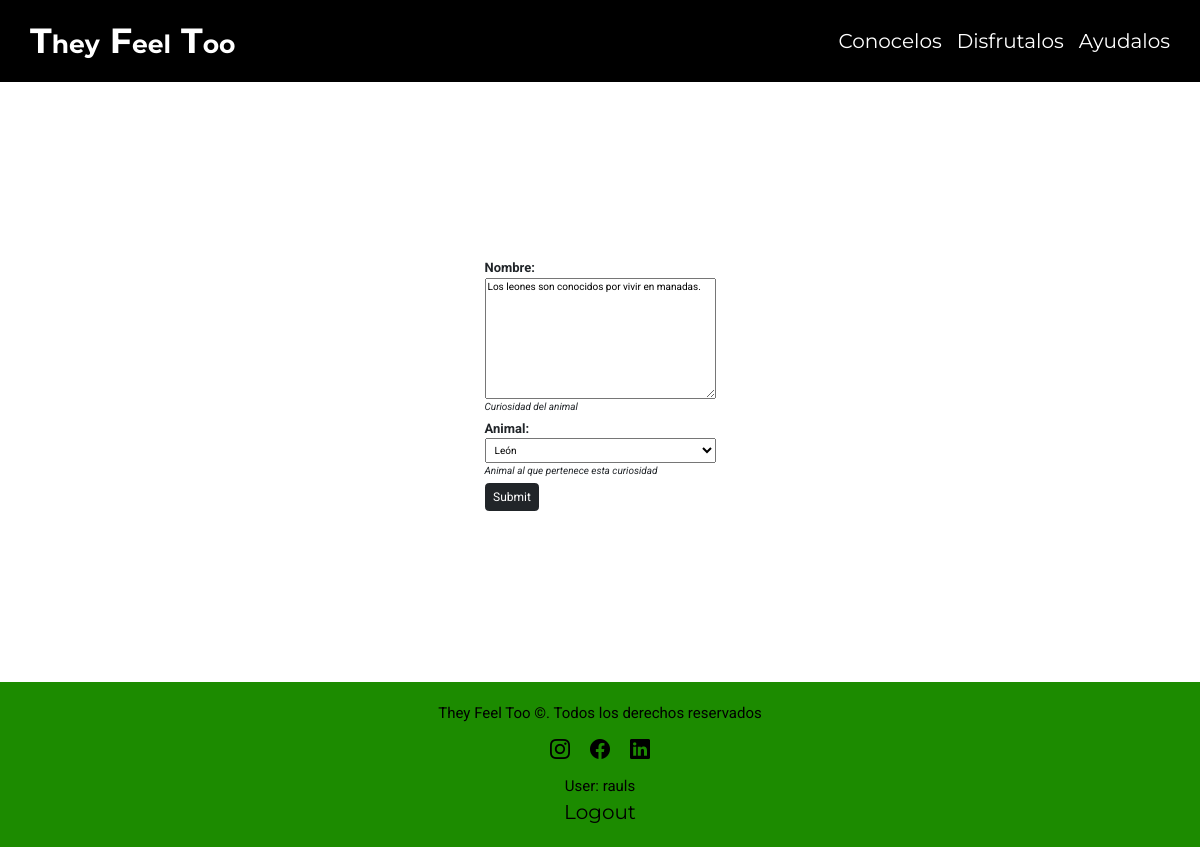
The page /home/curiosidad/update/1 (signed in) on the database its author committed.
### home/models.py (models this page shows, shortened)
class Curiosidad(models.Model):
    nombre = models.TextField(
        max_length=200,
        help_text="Curiosidad del animal",
    )
    animal = models.ForeignKey(
        Animal,
        help_text="Animal al que pertenece esta curiosidad",
        on_delete=models.CASCADE,
    )

class Animal(models.Model):
    nombre = models.CharField(max_length=100)
    promedio_de_vida = models.CharField(
        max_length=100, help_text="Puede escribir tanto en cautiverio como salvaje"
    )
    alimentacion = models.CharField(
        max_length=100, help_text="En que se basa la alimentación del animal"
    )
    imagen = models.CharField(max_length=100, help_text="Link a la imagen del animal")
    habitats = models.ManyToManyField(
        Habitat, help_text="Habitats a los que pertenece el animal"
    )
    class Meta:
        ordering = ["nombre"]
        permissions = (("is_admin", "Can administrate"),)
    def __str__(self):
        return self.nombre
    def display_habitats(self):
        return ", ".join(
            {
                f"{habitat.nombre} ({habitat.continente})"
                for habitat in self.habitats.all()[:3]
            }
        )
    display_habitats.short_description = "habitat"

### home/views.py (the view)
class CuriosidadUpdate(PermissionRequiredMixin, UpdateView):
    permission_required = "home.is_admin"
    model = Curiosidad
    fields = "__all__"
    success_url = reverse_lazy("index")

### home/templates/home/curiosidad_form.html (shortened to what this page needs)
{% extends "base_generic.html" %}
{% block content %}
<div class="form-wrapper">
    <form class="form-model" action="" method="post">
        <table>
            {{ form.as_ul }}
        </table>
        <input class="btn btn-dark" type="submit" value="Submit" />
    </form>
</div>
{% endblock %}

### home/templates/base_generic.html (shortened to what this page needs)
<!DOCTYPE html>
<html lang="es">
<head>
    <link rel="stylesheet" href="https://cdn.jsdelivr.net/npm/bootstrap-icons@1.10.5/font/bootstrap-icons.css">
    <link rel="stylesheet" href="https://cdn.jsdelivr.net/npm/bootstrap@5.3.0-alpha3/dist/css/bootstrap.min.css">
    {% load static %}
    <link rel="stylesheet" href="{% static 'css/app.css' %}" />
</head>
<body>
    {% block navbar %}
    <div class="header--background solid--header">
        <header class="contenedor header">
            <h1>T<span>hey</span> F<span>eel</span> T<span>oo</span></h1>
            <nav class="navbar">
                <a href="{% url 'index' %}">Conocelos</a>
                <a href="{% url 'index' %}">Disfrutalos</a>
                <a href="{% url 'index' %}">Ayudalos</a>
            </nav>
        </header>
    </div>
    {% endblock %}
    {% block content %}{% endblock %}
    {% block footer %}
    <footer class="site-footer">
        <p>They Feel Too &#169. Todos los derechos reservados</p>
        <div>
            <a target="_blank" href="https://www.instagram.com/"><i class="bi bi-instagram"></i></a>
            <a target="_blank" href="https://www.facebook.com/"><i class="bi bi-facebook"></i></a>
            <a target="_blank" href="https://www.linkedin.com/in/raul-funes/"><i class="bi bi-linkedin"></i></a>
        </div>
        {% if user.is_authenticated %}
        <p>User: {{ user.get_username }}</p>
        <p><a href="{% url 'logout'%}?next={{request.path}}">Logout</a></p>
        {% else %}
        <p><a href="{% url 'login'%}?next={{request.path}}">Login</a></p>
        {% endif %}
    </footer>
    {% endblock %}
</body>
</html>

### home/static/css/app.css (style rules this page uses)
html { -webkit-text-size-adjust: 100%; line-height: 1.15 }
body { margin: 0 }
h1 { font-size: 2em; margin: .67em 0 }
a { background-color: transparent }
button, input, optgroup, select, textarea { font-family: inherit; font-size: 100%; line-height: 1.15; margin: 0 }
button, input { overflow: visible }
button, select { text-transform: none }
[type=button], [type=reset], [type=submit], button { -webkit-appearance: button; appearance: button; }
textarea { overflow: auto }
html { box-sizing: border-box; font-size: 62.5% }
body { font-family: Roboto, sans-serif }
h1, h2 { font-family: Montserrat, sans-serif; font-weight: 700 }
h1, h2, h3, h4 { margin: 0 }
h1 { font-size: 3.5rem }
a { font-family: Montserrat, sans-serif; text-decoration: none }
a, p { font-size: 2rem }
p { font-family: Roboto, sans-serif }
.contenedor { margin: 0 auto; width: min(95%, 120rem) }
.header--background { background-color: transparent; left: 0; position: absolute; top: 0; width: 100%; z-index: 2 }
.header { color: #fff }
.header h1 { padding: 2rem 0; text-align: center }
.header h1 span { font-size: 2.5rem }
@media screen and (min-width:768px) { .header { align-items: center; display: flex; justify-content: space-between } }
.navbar { align-items: center; display: flex; flex-direction: column; gap: 1.5rem; padding: 1rem 0 }
.navbar a { color: #fff; text-decoration: none }
@media screen and (min-width:768px) { .navbar { flex-direction: row } }
.site-footer { background-color: #1c8b00; padding: 2rem }
.site-footer p { color: #000; font-size: 1.5rem; margin: 0; text-align: center }
.site-footer div { align-items: center; display: flex; justify-content: center }
.site-footer a { color: #000; margin: 1rem; transition: all .3s ease }
.solid--header { position: relative; background-color: black; }
.form-wrapper { min-height: 30rem; height: 75vh; display: flex; flex-direction: column; justify-content: center; align-items: center; font-size: 1rem; }
.form-model li { list-style: none; display: flex; flex-direction: column; margin: .5rem 0; }
.form-model label { font-weight: bold; font-size: 1.3rem; }
.form-model select { min-height: fit-content; padding: .5rem; }
.form-model input { font-size: 1.2rem; height: max-content; }
.helptext { font-style: italic; }

### rows shown on the page
Curiosidad: nombre "Los leones son conocidos por vivir en manadas.", animal "León"

### other values the page prints
{{ user.get_username }} "rauls"
